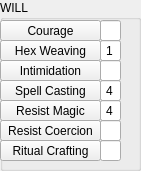
    <widget class="QGroupBox" name="Group_WILL">
     <property name="geometry">
      <rect>
       <x>160</x>
       <y>270</y>
       <width>141</width>
       <height>171</height>
      </rect>
     </property>
     <property name="title">
      <string>WILL</string>
     </property>
     <widget class="QPushButton" name="Courage">
      <property name="geometry">
       <rect>
        <x>0</x>
        <y>20</y>
        <width>101</width>
        <height>21</height>
       </rect>
      </property>
      <property name="text">
       <string>Courage</string>
      </property>
      <property name="checkable">
       <bool>false</bool>
      </property>
     </widget>
     <widget class="QPushButton" name="HexWeaving">
      <property name="geometry">
       <rect>
        <x>0</x>
        <y>40</y>
        <width>101</width>
        <height>21</height>
       </rect>
      </property>
      <property name="text">
       <string>Hex Weaving</string>
      </property>
      <property name="checkable">
       <bool>false</bool>
      </property>
     </widget>
     <widget class="QPushButton" name="Intimidation">
      <property name="geometry">
       <rect>
        <x>0</x>
        <y>60</y>
        <width>101</width>
        <height>21</height>
       </rect>
      </property>
      <property name="text">
       <string>Intimidation</string>
      </property>
      <property name="checkable">
       <bool>false</bool>
      </property>
     </widget>
     <widget class="QPushButton" name="SpellCasting">
      <property name="geometry">
       <rect>
        <x>0</x>
        <y>80</y>
        <width>101</width>
        <height>21</height>
       </rect>
      </property>
      <property name="text">
       <string>Spell Casting</string>
      </property>
      <property name="checkable">
       <bool>false</bool>
      </property>
     </widget>
     <widget class="QPushButton" name="ResistMagic">
      <property name="geometry">
       <rect>
        <x>0</x>
        <y>100</y>
        <width>101</width>
        <height>21</height>
       </rect>
      </property>
      <property name="text">
       <string>Resist Magic</string>
      </property>
      <property name="checkable">
       <bool>false</bool>
      </property>
     </widget>
     <widget class="QPushButton" name="ResistCoercion">
      <property name="geometry">
       <rect>
        <x>0</x>
        <y>120</y>
        <width>101</width>
        <height>21</height>
       </rect>
      </property>
      <property name="text">
       <string>Resist Coercion</string>
      </property>
      <property name="checkable">
       <bool>false</bool>
      </property>
     </widget>
     <widget class="QPushButton" name="RitualCrafting">
      <property name="geometry">
       <rect>
        <x>0</x>
        <y>140</y>
        <width>101</width>
        <height>21</height>
       </rect>
      </property>
      <property name="text">
       <string>Ritual Crafting</string>
      </property>
      <property name="checkable">
       <bool>false</bool>
      </property>
     </widget>
     <widget class="QLineEdit" name="Courage_Value">
      <property name="geometry">
       <rect>
        <x>100</x>
        <y>20</y>
        <width>21</width>
        <height>21</height>
       </rect>
      </property>
      <property name="frame">
       <bool>true</bool>
      </property>
      <property name="alignment">
       <set>Qt::AlignCenter</set>
      </property>
      <property name="readOnly">
       <bool>false</bool>
      </property>
     </widget>
     <widget class="QLineEdit" name="HexWeaving_Value">
      <property name="geometry">
       <rect>
        <x>100</x>
        <y>40</y>
        <width>21</width>
        <height>21</height>
       </rect>
      </property>
      <property name="text">
       <string>1</string>
      </property>
      <property name="frame">
       <bool>true</bool>
      </property>
      <property name="alignment">
       <set>Qt::AlignCenter</set>
      </property>
      <property name="readOnly">
       <bool>false</bool>
      </property>
     </widget>
     <widget class="QLineEdit" name="Intimidation_Value">
      <property name="geometry">
       <rect>
        <x>100</x>
        <y>60</y>
        <width>21</width>
        <height>21</height>
       </rect>
      </property>
      <property name="frame">
       <bool>true</bool>
      </property>
      <property name="alignment">
       <set>Qt::AlignCenter</set>
      </property>
      <property name="readOnly">
       <bool>false</bool>
      </property>
     </widget>
     <widget class="QLineEdit" name="SpellCasting_Value">
      <property name="geometry">
       <rect>
        <x>100</x>
        <y>80</y>
        <width>21</width>
        <height>21</height>
       </rect>
      </property>
      <property name="text">
       <string>4</string>
      </property>
      <property name="frame">
       <bool>true</bool>
      </property>
      <property name="alignment">
       <set>Qt::AlignCenter</set>
      </property>
      <property name="readOnly">
       <bool>false</bool>
      </property>
     </widget>
     <widget class="QLineEdit" name="ResistMagic_Value">
      <property name="geometry">
       <rect>
        <x>100</x>
        <y>100</y>
        <width>21</width>
        <height>21</height>
       </rect>
      </property>
      <property name="text">
       <string>4</string>
      </property>
      <property name="frame">
       <bool>true</bool>
      </property>
      <property name="alignment">
       <set>Qt::AlignCenter</set>
      </property>
      <property name="readOnly">
       <bool>false</bool>
      </property>
     </widget>
     <widget class="QLineEdit" name="ResistCoercion_Value">
      <property name="geometry">
       <rect>
        <x>100</x>
        <y>120</y>
        <width>21</width>
        <height>21</height>
       </rect>
      </property>
      <property name="frame">
       <bool>true</bool>
      </property>
      <property name="alignment">
       <set>Qt::AlignCenter</set>
      </property>
      <property name="readOnly">
       <bool>false</bool>
      </property>
     </widget>
     <widget class="QLineEdit" name="RitualCrafting_Vvalue">
      <property name="geometry">
       <rect>
        <x>100</x>
        <y>140</y>
        <width>21</width>
        <height>21</height>
       </rect>
      </property>
      <property name="frame">
       <bool>true</bool>
      </property>
      <property name="alignment">
       <set>Qt::AlignCenter</set>
      </property>
      <property name="readOnly">
       <bool>false</bool>
      </property>
     </widget>
    </widget>
